Frame 1 (no input): blank canvas, image omitted
Frame 60 (no input): blank canvas, image omitted
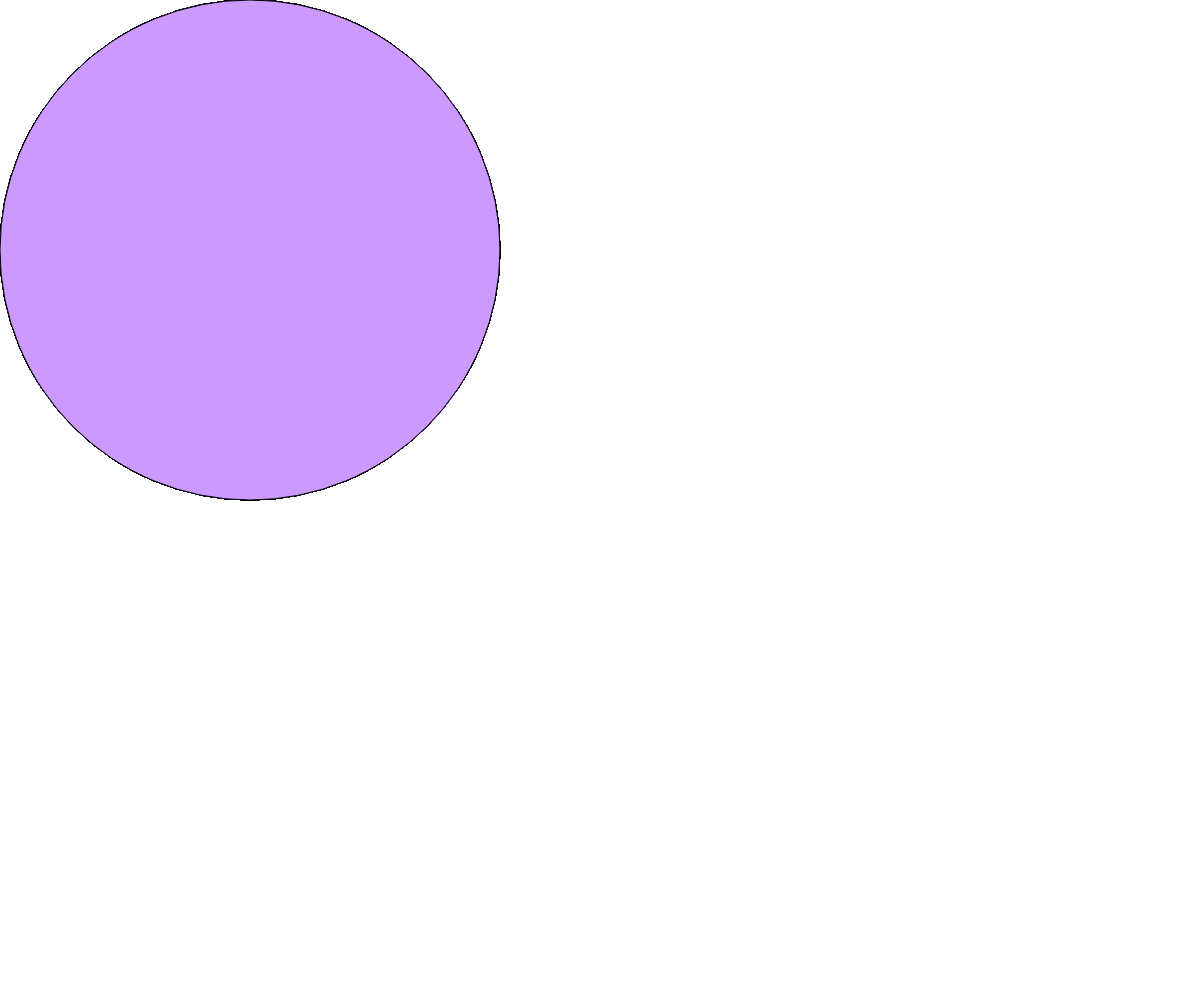
Frame 120 (the mouse pressed at the canvas centre since frame 60)

The p5.js sketch whose frames 1 and 60 were blank and that drew this single picture after the mouse press (run headless with seeded random() and noise() and a simulated clock; from frame 60 on, the mouse is pressed at the canvas centre):

// p5.js sketch
// ── sketch.js
var bgColor = 'white'

function setup() {
  createCanvas(windowWidth, windowHeight)
}

function draw() {
    fill(bgColor)
    // fill(bgColor);
    ellipse(250,250,mouseY,mouseY)
  if (mouseX < 2 * windowWidth / 5) {
    bgColor = '#ffcccc';
  } else if (mouseX < 3 * windowWidth / 5) {
    bgColor = '#cc99ff';
  } else if (mouseX < 4 * windowWidth / 5) {
    bgColor = '#0000ff';
  } else if (mouseX < windowWidth / 5) {
    bgColor = '#66ff66';
  } else {
    bgColor = '#ffff99';
  }
}
